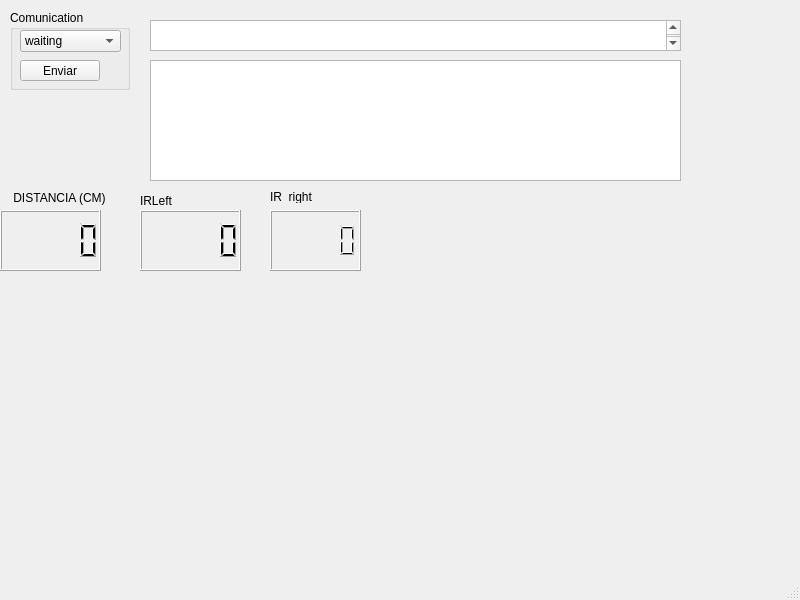
<?xml version="1.0" encoding="UTF-8"?>
<ui version="4.0">
 <class>MainWindow</class>
 <widget class="QMainWindow" name="MainWindow">
  <property name="geometry">
   <rect>
    <x>0</x>
    <y>0</y>
    <width>800</width>
    <height>600</height>
   </rect>
  </property>
  <property name="windowTitle">
   <string>MainWindow</string>
  </property>
  <widget class="QWidget" name="centralwidget">
   <widget class="QGroupBox" name="groupBox">
    <property name="geometry">
     <rect>
      <x>10</x>
      <y>10</y>
      <width>120</width>
      <height>80</height>
     </rect>
    </property>
    <property name="title">
     <string>Comunication</string>
    </property>
    <widget class="QPushButton" name="pushButton">
     <property name="geometry">
      <rect>
       <x>10</x>
       <y>50</y>
       <width>80</width>
       <height>21</height>
      </rect>
     </property>
     <property name="text">
      <string>Enviar</string>
     </property>
    </widget>
    <widget class="QComboBox" name="comboBox">
     <property name="geometry">
      <rect>
       <x>10</x>
       <y>20</y>
       <width>101</width>
       <height>22</height>
      </rect>
     </property>
     <item>
      <property name="text">
       <string>waiting</string>
      </property>
     </item>
     <item>
      <property name="text">
       <string>OPEN PORT</string>
      </property>
     </item>
     <item>
      <property name="text">
       <string>ALIVE</string>
      </property>
     </item>
     <item>
      <property name="text">
       <string>GET_IR</string>
      </property>
     </item>
     <item>
      <property name="text">
       <string>MOTOR_T </string>
      </property>
     </item>
     <item>
      <property name="text">
       <string>SERVO_T</string>
      </property>
     </item>
     <item>
      <property name="text">
       <string>GETDISTANCE</string>
      </property>
     </item>
     <item>
      <property name="text">
       <string>GETSPEED</string>
      </property>
     </item>
    </widget>
   </widget>
   <widget class="QTextEdit" name="state">
    <property name="geometry">
     <rect>
      <x>150</x>
      <y>20</y>
      <width>531</width>
      <height>31</height>
     </rect>
    </property>
    <property name="font">
     <font>
      <pointsize>14</pointsize>
     </font>
    </property>
   </widget>
   <widget class="QTextBrowser" name="textBrowser">
    <property name="geometry">
     <rect>
      <x>150</x>
      <y>60</y>
      <width>531</width>
      <height>121</height>
     </rect>
    </property>
   </widget>
   <widget class="QLCDNumber" name="lcdIr_0">
    <property name="geometry">
     <rect>
      <x>140</x>
      <y>210</y>
      <width>101</width>
      <height>61</height>
     </rect>
    </property>
   </widget>
   <widget class="QLabel" name="label">
    <property name="geometry">
     <rect>
      <x>140</x>
      <y>190</y>
      <width>47</width>
      <height>21</height>
     </rect>
    </property>
    <property name="text">
     <string>IRLeft</string>
    </property>
   </widget>
   <widget class="QLCDNumber" name="lcdDistance">
    <property name="geometry">
     <rect>
      <x>0</x>
      <y>210</y>
      <width>101</width>
      <height>61</height>
     </rect>
    </property>
   </widget>
   <widget class="QLabel" name="label_2">
    <property name="geometry">
     <rect>
      <x>10</x>
      <y>190</y>
      <width>101</width>
      <height>16</height>
     </rect>
    </property>
    <property name="text">
     <string> DISTANCIA (CM)</string>
    </property>
   </widget>
   <widget class="QLCDNumber" name="lcdIr_1">
    <property name="geometry">
     <rect>
      <x>270</x>
      <y>210</y>
      <width>91</width>
      <height>61</height>
     </rect>
    </property>
   </widget>
   <widget class="QLabel" name="label_3">
    <property name="geometry">
     <rect>
      <x>270</x>
      <y>190</y>
      <width>47</width>
      <height>13</height>
     </rect>
    </property>
    <property name="text">
     <string>IR_right</string>
    </property>
   </widget>
  </widget>
  <widget class="QMenuBar" name="menubar">
   <property name="geometry">
    <rect>
     <x>0</x>
     <y>0</y>
     <width>800</width>
     <height>20</height>
    </rect>
   </property>
  </widget>
  <widget class="QStatusBar" name="statusbar"/>
 </widget>
 <resources/>
 <connections/>
</ui>
